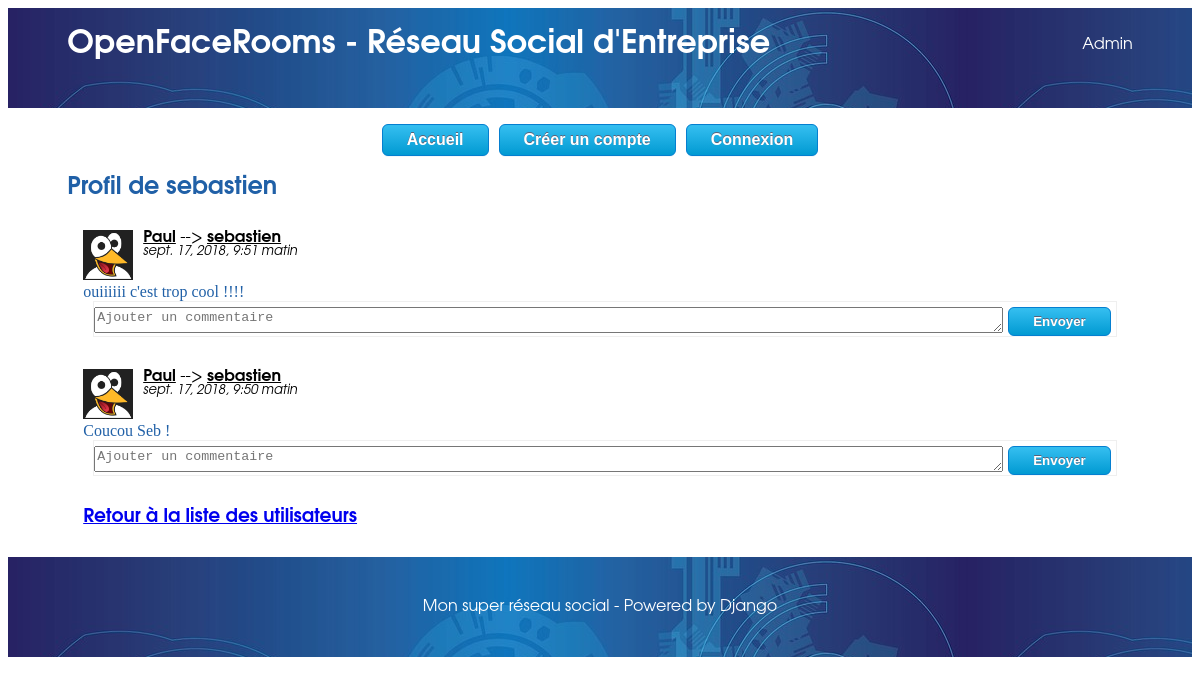
/utilisateur/1, run on the app's committed database.
### social/models.py (models this page shows, shortened)
class Statut(models.Model):
    texte = models.TextField()
    date = models.DateTimeField(verbose_name="Date de parution",
                                auto_now_add=True, auto_now=False)
    auteur = models.ForeignKey(Profil,
        on_delete=models.CASCADE,
        related_name = "auteur")

class Profil(models.Model):
    user = models.OneToOneField(User, on_delete=models.CASCADE)
    avatar = models.ImageField(null=True, blank=True, upload_to="avatars/")
    statut = models.CharField(max_length=50, blank=True)

class Message(Statut):
    destinataire = models.ForeignKey(Profil,
        on_delete=models.CASCADE,
        related_name = "destinataire")

### social/views.py (the view)
# urls.py: re_path(r'^utilisateur/(?P<profile_id>\d+)$', views.profile, name="social_profile"),
def profile(request, profile_id):
    if request.method == "POST" and "nouveau_commentaire" in request.POST:
        comment_form = CommentForm(request.POST)
        if comment_form.is_valid():
            texte = comment_form.cleaned_data['texte']
            statut_id = comment_form.cleaned_data['statut_id']
            statut = Statut.objects.get(id=statut_id)
            try:
                auteur = Profil.objects.get(user=request.user)
            except(ObjectDoesNotExist, TypeError): #typeerror si anonymous user ==> voir meilleur moyen de le tester
                visiteur = User.objects.get_or_create(username="visiteur·euse")[0]
                auteur = Profil.objects.get_or_create(user=visiteur, statut="Non cadre")[0]
            commentaire = Commentaire(texte=texte, auteur=auteur, statut=statut)
            commentaire.save()
            comment_form = CommentForm()
    else:
        comment_form = CommentForm()
    if request.method == "POST" and "nouveau_statut" in request.POST:
        message_form = NewStatutForm(request.POST)
        if message_form.is_valid():
            texte = message_form.cleaned_data['texte']
            active_user = request.user
            auteur = Profil.objects.get(user=active_user)
            if auteur.id == int(profile_id): #on vérifie si il poste sur son propre mur ou celui d'un autre
                statut = Statut(texte=texte, auteur=auteur)
                statut.save()
            else:
                destinataire = Profil.objects.get(id=profile_id)
                message = Message(texte=texte, auteur=auteur, destinataire=destinataire)
                message.save()
            message_form = NewStatutForm()
    else:
        message_form = NewStatutForm()
    statuts = Statut.objects.filter(
            (Q(auteur_id = profile_id) & Q(message__destinataire_id = None) ) #Statut posté par l'utilisateur sur son propre mur
            | Q(message__destinataire_id = profile_id) #Statuts postés par d'autres utilisateurs son sur mur
        ).order_by('-date')
    username = Profil.objects.get(id=profile_id).user.username
    avatar = Profil.objects.get(id=profile_id).avatar
    return render(request, 'social/profile.html', locals())

### social/forms.py
class CommentForm(forms.Form):
    texte = forms.CharField(
        label='',
        max_length=1000,
        widget=forms.Textarea(attrs={'min-width':"100%", 'rows': "1", 'placeholder':'Ajouter un commentaire'}))
    statut_id = forms.CharField(widget=forms.HiddenInput())

class NewStatutForm(forms.Form):
    texte = forms.CharField(
        label='',
        max_length=1000,
        widget=forms.Textarea(attrs={'min-width':"100%", 'rows': "1", 'placeholder':'Des choses intéressantes à dire ? '}))

### social/templates/social/profile.html (shortened to what this page needs)
{% extends "base.html" %}
{% block content %}
    {% load static %}
    <h2>Profil de {{ username }} </h2>
    {% if statuts %}
        <section>
        {% for statut in statuts %}
            <div class="statut">
                <div class="ligne_avatar">
                    <p class="avatar">
                        {% if not statut.auteur.avatar %}
                            <img src="{% static 'img/user_neutral.png' %}" alt="avatar utilisateur" width="50px">
                        {% else %}
                            <img src="{{ statut.auteur.avatar.url }}" alt="avatar utilisateur" width="50px">
                        {% endif %}
                    </p>
                    <div class="info_statut">
                        <p>
                            <span class="auteur">{{ statut.auteur.user.username }}</span>
                            {% if statut.message.destinataire  %}
                                --> <span class="auteur"> {{ statut.message.destinataire.user.username }}</span>
                            {% endif %}
                        </p>
                        <p class= "dateheure">
                            {{ statut.date }}
                        </p>
                    </div>
                </div>
                <p class="texte_statut"> {{statut.texte }}</p>
                <div class="zone_commentaires">
                    <form action="" method="post" class="form-inline">
                        {{ comment_form }}
                        <input type="submit" value="Envoyer" name="nouveau_commentaire" class="myButton"/>
                    </form>
                </div>
            </div>
        {% endfor %}
        </section>
    {% else %}
        <section>
            <p>Le mur de cet utilisateur est vide !</p>
        </section>
    {% endif %}
    <section>
        <h3><a href="{% url 'social_utilisateurs' %}">Retour à la liste des utilisateurs</a></h3>
    </section>
{% endblock %}

### static/css/style.css (style rules this page uses)
body { font-family: Avantgarde, TeX Gyre Adventor, URW Gothic L, sans-serif; }
h2 { color:#2060a7; }
p { margin:0; }
.auteur { font-weight: bold; text-decoration: underline; }
.dateheure { font-style: italic; font-size: small; }
.statut { margin: 2em 0; }
.ligne_avatar { display:flex; }
.info_statut { margin-left: 10px; }
.texte_statut { color:#2060a7; font-family: Comic Sans MS, Comic Sans, cursive; }
.zone_commentaires { margin-left:10px; border: solid 1px #efefef; }
.form-inline { width: 100%; }
textarea { height:20px; width:90%; }
form { display:flex; justify-content: space-between; padding-top: 5px; }
section { margin: 1em; }
.myButton { -moz-box-shadow: 0px 1px 0px 0px #f0f7fa; -webkit-box-shadow: 0px 1px 0px 0px #f0f7fa; box-shadow: 0px 1px 0px 0px #f0f7fa; background:-webkit-gradient(linear, left top, left bottom, color-stop(0.05, #33bdef), color-stop(1, #019ad2)); background:-moz-linear-gradient(top, #33bdef 5%, #019ad2 100%); background:-webkit-linear-gradient(top, #33bdef 5%, #019ad2 100%); background:-o-linear-gradient(top, #33bdef 5%, #019ad2 100%); background:-ms-linear-gradient(top, #33bdef 5%, #019ad2 100%); background:linear-gradient(to bottom, #33bdef 5%, #019ad2 100%); filter:progid:DXImageTransform.Microsoft.gradient(startColorstr='#33bdef', endColorstr='#019ad2',GradientType=0); background-color:#33bdef; -moz-border-radius:6px; -webkit-border-radius:6px; border-radius:6px; border:1px solid #057fd0; display:inline-block; cursor:pointer; color:#ffffff; font-family:Arial; font-size:12 px; font-weight:bold; padding:6px 24px; text-decoration:none; text-shadow:0px -1px 0px #5b6178; margin: 0px 5px; }

### data on the page
Statut: auteur.user.username "Paul", message.destinataire.user.username "sebastien", date "sept. 17, 2018, 9:51 matin", texte "ouiiiiii c'est trop cool !!!!"
Statut: auteur.user.username "Paul", message.destinataire.user.username "sebastien", date "sept. 17, 2018, 9:50 matin", texte "Coucou Seb !"

### other printed values
{{ username }} "sebastien"
